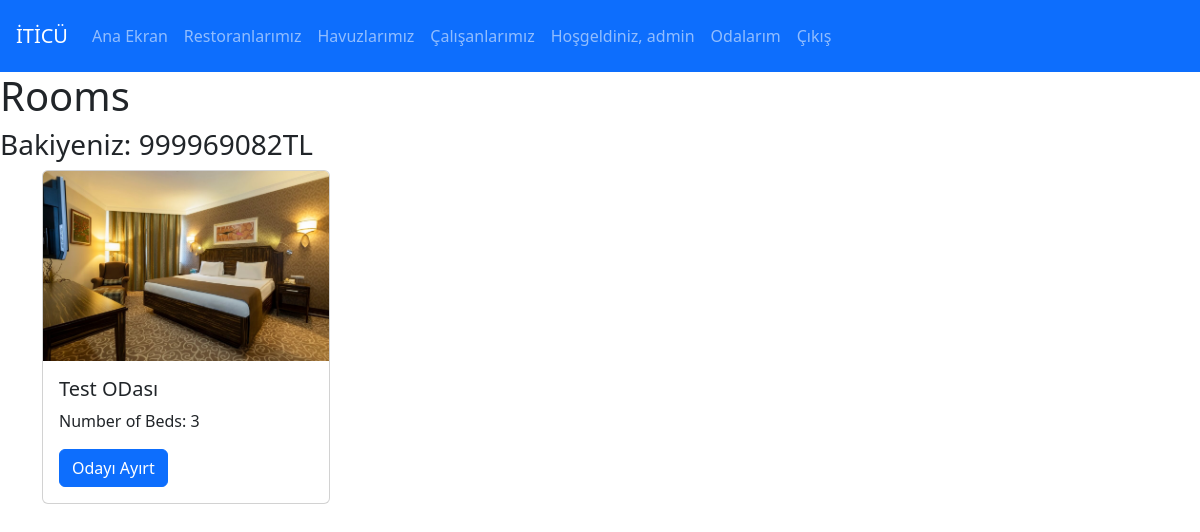
Screenshot of /rooms/1 (signed in) with the database file from the repository.
### web/models.py (models this page shows, shortened)
class Room(models.Model):
    type = models.CharField(max_length=40,default="normal suit")
    number_of_beds = models.IntegerField()
    is_taken = models.BooleanField(default=False)
    daily_price = models.IntegerField()
    img = models.ImageField(null=True,upload_to="uploads")
    hotel = models.ForeignKey(Hotel,on_delete= models.CASCADE,null=True)

### web/views.py (the view)
# urls.py: path("rooms/<int:id>",views.index,name="rooms"),
def index(request,id):
      rooms = Room.objects.raw(f"select * from web_room where hotel_id = {id} and is_taken = 0")
      if request.user.is_authenticated:
            guest = Guest.objects.get(user=request.user)
            return render(request,"index.html",{"rooms":rooms,"budget":guest.budget})
      else:
            guest = "Önce Giriş Yapmalısınız."
      return render(request,"index.html",{"rooms":rooms,"budget":"giriş yap önce"})

### web/templates/index.html
{%extends 'base.html'%}
{%block title%}
<h1>Rooms</h1>
<h3>Bakiyeniz: {{budget}}TL</h3>
{%endblock%}
{%block body%}
{%for room in rooms%}
<div class="col-3 ">
{%include 'partials/_room.html'%}
</div>
{% endfor %}
{%endblock%}

### templates/base.html (shortened to what this page needs)
<!DOCTYPE html>
<html lang="en">
<head>
    <link href="https://cdn.jsdelivr.net/npm/bootstrap@5.3.0-alpha2/dist/css/bootstrap.min.css" rel="stylesheet">
</head>
<body>
    <nav class="navbar navbar-expand-lg navbar-dark bg-primary p-3">
      <a class="navbar-brand mr-3" href="{%url 'home'%}">İTİCÜ </a>
      <div class="collapse navbar-collapse" id="navbarNav">
        <ul class="navbar-nav">
          <li class="nav-item active">
            <a class="nav-link" href="{%url 'home'%}">Ana Ekran</span></a>
          </li>
          <li class="nav-item">
            <a class="nav-link" href="{%url 'res_hotels'%}">Restoranlarımız</a>
          </li>
          <li class="nav-item">
            <a class="nav-link" href="{%url 'pool_hotels'%}">Havuzlarımız</a>
          </li>
          <li class="nav-item">
            <a class="nav-link" href="{%url 'employees'%}">Çalışanlarımız</a>
          </li>
        </ul>
          <div class=" me-3">
            <ul class="navbar-nav">
          {%if user.is_authenticated%}
            <li class="nav-item float-right">
              <span class="nav-link " href="#">Hoşgeldiniz, {{user.username}}</span>
            </li>
            <li class="nav-item float-right">
              <a class="nav-link " href="{%url 'myrooms'%}">Odalarım</a>
            </li>
            <li class="nav-item float-right">
              <a class="nav-link " href="{%url 'logout'%}">Çıkış</a>
            </li>
          {%endif%}
        </ul>
      </div>
      </div>
    </nav>
    {%block title%}
    {%endblock%}
    <div class="container">
  <div class="row">
        {%block body%}
        {%endblock%}
  </div>
</div>
</body>
</html>

### templates/partials/_room.html
<div class="card" style="width: 18rem;">
    <img src=" {{room.img.url}}" class="card-img-top" alt="...">
    <div class="card-body">
      <h5 class="card-title">{{room.type}}</h5>
      <p class="card-text">Number of Beds: {{room.number_of_beds}}</p>
      <a href="/room_details/{{room.id}}" class="btn btn-primary">Odayı Ayırt</a>
    </div>
  </div>

### rows the page displays
Room: img (picture), type "Test ODası", number_of_beds "3"

### other values shown
{{ user.username }} "admin"
{{ budget }} "999969082"
